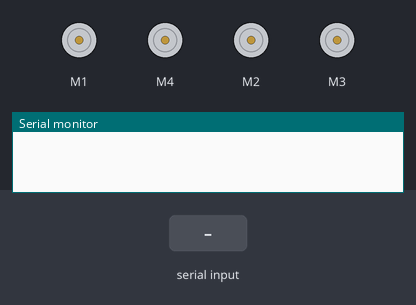
Bench run of a sketch on a simulated Arduino Uno, built with avr-gcc and run on an emulated ATmega328P. On the bench: 4 × DC motor (green arrow = forward, orange = backward, longer = faster), the last lines printed to the serial monitor. The test bench sets the inputs (shaded band).

Above: at 1.2 s.
1.3 s: "90,45\n" received over Serial
At 3.2 s:
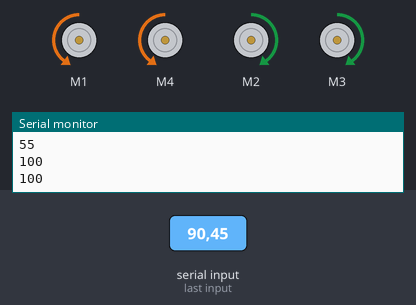
3.8 s: "30,150\n" received over Serial
At 4.3 s:
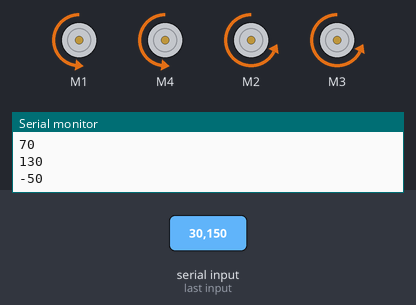
6.3 s: "5\n" received over Serial
At 7.1 s:
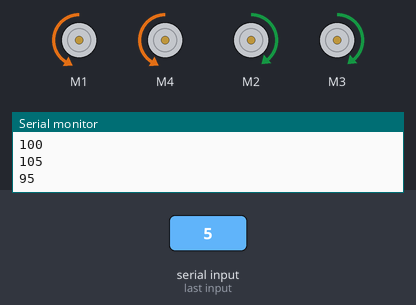
8.8 s: "200\n" received over Serial
At 9.3 s:
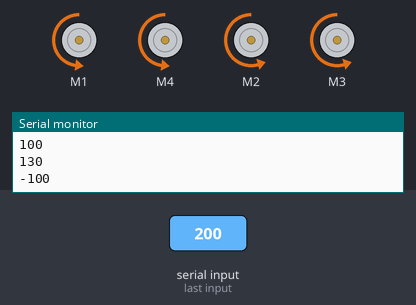
Timing chart, 0 to 11.8 s (numbered marks = the images above; inputs shaded):
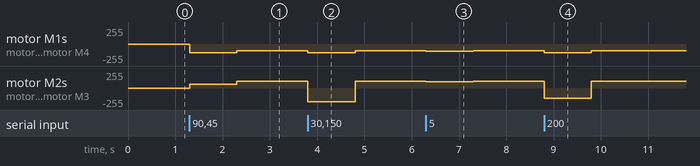

Measured:
- after the input at 1.3 s, motor M1, motor M4: stopped → backward 130/255 at once, → backward 100/255 1.0 s later; motor M2, motor M3: stopped → forward 55/255 at once, → forward 100/255 1.0 s later
- after the input at 3.8 s, motor M1, motor M4: backward 100/255 → backward 130/255 at once, → backward 100/255 1.0 s later; motor M2, motor M3: forward 100/255 → backward 206/255 at once, → forward 100/255 1.0 s later
- after the input at 6.3 s, motor M1, motor M4: backward 100/255 → backward 105/255 at once, → backward 100/255 1.0 s later; motor M2, motor M3: forward 100/255 → forward 95/255 at once, → forward 100/255 1.0 s later
- after the input at 8.8 s, motor M1, motor M4: backward 100/255 → backward 130/255 at once, → backward 100/255 1.0 s later; motor M2, motor M3: forward 100/255 → backward 156/255 at once, → forward 100/255 1.0 s later

The sketch:

Jetson_Nano_Motor.ino
```cpp
#include <Wire.h>
#include <Adafruit_MotorShield.h>

Adafruit_MotorShield AFMS = Adafruit_MotorShield();

Adafruit_DCMotor *Motor1 = AFMS.getMotor(1);
Adafruit_DCMotor *Motor2 = AFMS.getMotor(2);
Adafruit_DCMotor *Motor3 = AFMS.getMotor(3);
Adafruit_DCMotor *Motor4 = AFMS.getMotor(4);

#define speedLimit 130
#define rightSpeeds 100
#define leftSpeeds 100

int defaultSpeed = 60;
int sidespeed = 60;
int speeds;
int rightSpeedPwm = 0;
int leftSpeedPwm = 0;

void setup() {

  AFMS.begin();
 // Motor1 -> setSpeed(defaultSpeed);
 // Motor2 -> setSpeed(defaultSpeed);
 // Motor3 -> setSpeed(defaultSpeed);
 // Motor4 -> setSpeed(defaultSpeed);

  Serial.begin(115200);
  while (!Serial) {
  }
}

void loop() {
   if (Serial.available() > 0)
    {
     speeds=Serial.parseInt();

     rightSpeedPwm = rightSpeeds + speeds;
     leftSpeedPwm = leftSpeeds - speeds;

     rightSpeedPwm = constrain(rightSpeedPwm, -speedLimit, speedLimit);
     leftSpeedPwm = constrain(leftSpeedPwm, -speedLimit, speedLimit);

     moveRobot(rightSpeedPwm, leftSpeedPwm);
     Serial.println(rightSpeedPwm);
     Serial.println(leftSpeedPwm);
    }

  //SideLeft();
 // delay(1000);
  //SideRight();
 // delay(1000);
 // Release();
 // delay(2000);

  /*Forward();
  delay(1000);
  Backward();
  delay(1000);
  Release();
  delay(2000);

  RotateRight();
  delay(1000);
  RotateLeft();
  delay(1000);
  Release();
  delay(2000);*/
}

void moveRobot(int leftSpeed, int rightSpeed)
{
       if (leftSpeed > 0){
        Motor1 -> setSpeed(leftSpeed);
        Motor4 -> setSpeed(leftSpeed);
        Motor1 -> run(BACKWARD);
        Motor4 -> run(BACKWARD);

     }

     else {
        Motor1 -> setSpeed(leftSpeed);
        Motor4 -> setSpeed(leftSpeed);
        Motor1 -> run(FORWARD);
        Motor4 -> run(FORWARD);
     }

     if (rightSpeed > 0){
        Motor2 -> setSpeed(rightSpeed);
        Motor3 -> setSpeed(rightSpeed);
        Motor2 -> run(FORWARD);
        Motor3 -> run(FORWARD);

     }

     else {
        Motor2 -> setSpeed(rightSpeed);
        Motor3 -> setSpeed(rightSpeed);
        Motor2 -> run(BACKWARD);
        Motor3 -> run(BACKWARD);
     }

}
void Backward(){
  Motor1 -> run(FORWARD);
  Motor2 -> run(BACKWARD);
  Motor3 -> run(BACKWARD);
  Motor4 -> run(FORWARD);
}

void Forward(){
  Motor1 -> run(BACKWARD);
  Motor2 -> run(FORWARD);
  Motor3 -> run(FORWARD);
  Motor4 -> run(BACKWARD);
}

void Release(){
  Motor1 -> run(RELEASE);
  Motor2 -> run(RELEASE);
  Motor3 -> run(RELEASE);
  Motor4 -> run(RELEASE);
}

void RotateLeft() {
  Motor1 -> run(FORWARD);
  Motor2 -> run(FORWARD);
  Motor3 -> run(FORWARD);
  Motor4 -> run(FORWARD);
}

void RotateRight() {
  Motor1 -> run(BACKWARD);
  Motor2 -> run(BACKWARD);
  Motor3 -> run(BACKWARD);
  Motor4 -> run(BACKWARD);
}

void SideLeft() {
  Motor1 -> setSpeed(sidespeed);
  Motor2 -> setSpeed(sidespeed);
  Motor3 -> setSpeed(sidespeed);
  Motor4 -> setSpeed(sidespeed);

  Motor1 -> run(FORWARD);
  Motor2 -> run(FORWARD);
  Motor3 -> run(BACKWARD);
  Motor4 -> run(BACKWARD);

}

void SideRight() {
  Motor1 -> setSpeed(sidespeed);
  Motor2 -> setSpeed(sidespeed);
  Motor3 -> setSpeed(sidespeed);
  Motor4 -> setSpeed(sidespeed);

  Motor1 -> run(BACKWARD);
  Motor2 -> run(BACKWARD);
  Motor3 -> run(FORWARD);
  Motor4 -> run(FORWARD);

}
```
